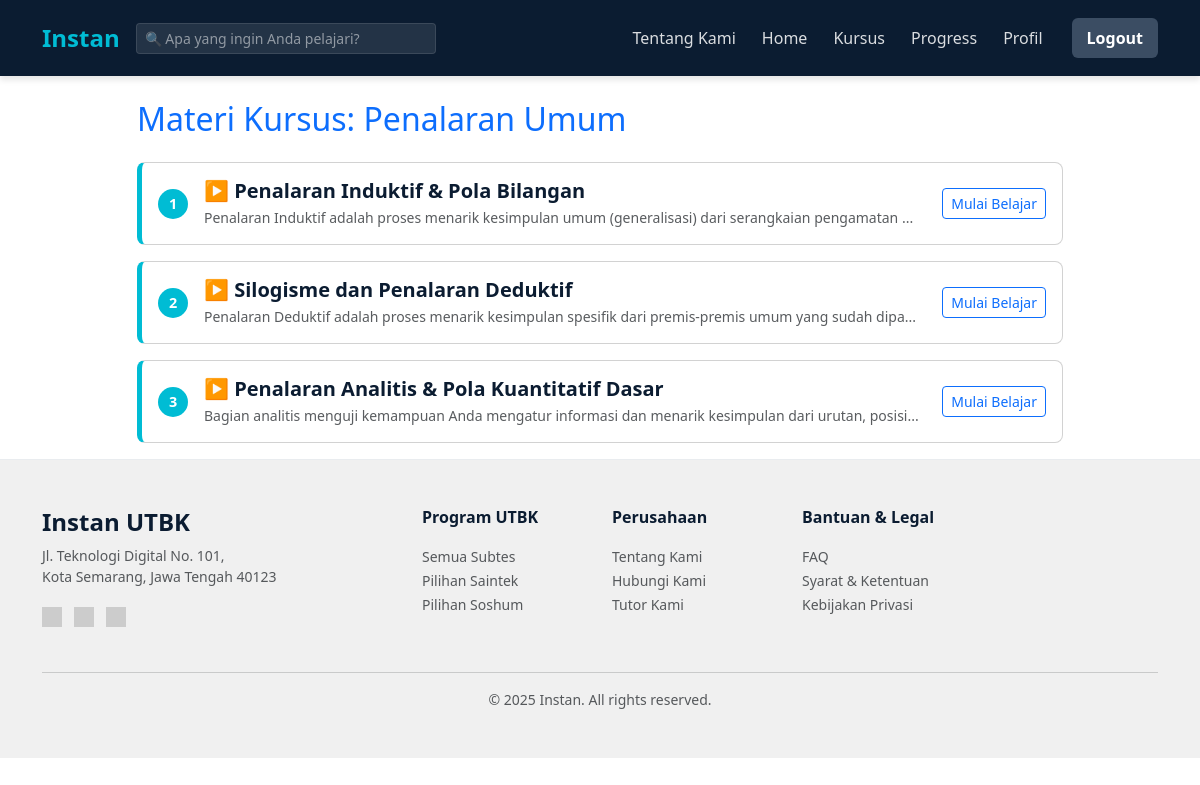
Page /public/materi.php?id=101 (signed in) on the committed database.
### tables this page shows
CREATE TABLE `kursus` (
  `id_kursus` bigint(20) NOT NULL,
  `id_tutor` bigint(20) NOT NULL,
  `nama_kursus` varchar(255) NOT NULL,
  `deskripsi` text NOT NULL,
  `kategori` varchar(100) NOT NULL,
  `tingkat` enum('pemula','menengah','lanjutan') NOT NULL
);

CREATE TABLE `materi` (
  `id_materi` bigint(20) NOT NULL,
  `id_kursus` bigint(20) NOT NULL,
  `judul_materi` varchar(255) NOT NULL,
  `deskripsi` text DEFAULT NULL,
  `link_video` varchar(255) DEFAULT NULL
);

### models/Materi.php (called while the page is built, shortened)
<?php
class Materi {
    private $conn;
    private $table_name = "materi";
    public function __construct($db){
        $this->conn = $db;
    }
    public function getByKursus($id_kursus){
        $sql = "SELECT * FROM " . $this->table_name . " WHERE id_kursus=?";
        $stmt = $this->conn->prepare($sql);
        $stmt->bind_param("i", $id_kursus);
        $stmt->execute();
        return $stmt->get_result();
    }
}

### public/materi.php (the view, shortened to what this page needs)
<?php
require_once __DIR__ . '/../config/database.php';
require_once __DIR__ . '/../models/Materi.php';
global $conn;
$materi_model = new Materi($conn);
$id_kursus = isset($_GET['id']) ? (int)$_GET['id'] : 0;
$materi_list = $materi_model->getByKursus($id_kursus);
$stmt_kursus = $conn->prepare("SELECT nama_kursus FROM kursus WHERE id_kursus = ?");
$stmt_kursus->bind_param("i", $id_kursus);
$stmt_kursus->execute();
$nama_kursus = $stmt_kursus->get_result()->fetch_assoc()['nama_kursus'] ?? 'Materi Kursus';
include __DIR__ . '/../includes/header.php';
?>
<div class="row">
    <div class="col-lg-10 offset-lg-1">
        <h2 class="mb-4 text-primary">Materi Kursus: <?= htmlspecialchars($nama_kursus); ?></h2>
        <?php
        if ($materi_list->num_rows === 0): ?>
            <div class="alert alert-warning">
                Belum ada materi yang ditambahkan untuk kursus ini.
            </div>
        <?php
        else:
            $counter = 1;
            while($m = $materi_list->fetch_assoc()):
                $status_icon = '▶️';
        ?>
            <div class="card mb-3 materi-card">
                <div class="card-body d-flex align-items-center">
                    <div class="materi-index me-3"><?= $counter++; ?></div>
                    <div class="flex-grow-1">
                        <h5 class="materi-title mb-1">
                            <?= $status_icon; ?> <?= htmlspecialchars($m['judul_materi']); ?>
                        </h5>
                        <p class="text-muted small mb-0"><?= htmlspecialchars(substr($m['deskripsi'], 0, 100)); ?>...</p>
                    </div>
                    <a href="materi_detail.php?id=<?= $m['id_materi']; ?>" class="btn btn-sm btn-outline-primary ms-3">
                        Mulai Belajar
                    </a>
                </div>
            </div>
        <?php
            endwhile;
        endif;
        ?>
    </div>
</div>
<?php include __DIR__ . '/../includes/footer.php'; ?>

### includes/header.php (shortened to what this page needs)
<?php
$public_path = '/project-SBD/public/';
$pages_path = '/project-SBD/pages/';
$current_page = basename($_SERVER['PHP_SELF']);
if ($current_page == 'about.php') {
    $active_nav = 'about';
} else {
    $active_nav = str_replace('.php', '', $current_page);
}
?>
<!doctype html>
<html lang="id">
<head>
    <link href="https://cdn.jsdelivr.net/npm/bootstrap@5.3.3/dist/css/bootstrap.min.css" rel="stylesheet">
    <link rel="stylesheet" href="https://cdnjs.cloudflare.com/ajax/libs/font-awesome/6.0.0-beta3/css/all.min.css">
</head>
<body>
<nav class="navbar navbar-expand-lg navbar-custom">
    <div class="container">
        <a class="navbar-brand" href="<?= $public_path ?>index.php">Instan</a>
        <div class="d-none d-lg-block search-bar-mock">
            <input type="text" class="form-control form-control-sm" placeholder="🔍 Apa yang ingin Anda pelajari?">
        </div>
        <div class="collapse navbar-collapse" id="navbarNav">
            <ul class="navbar-nav ms-auto align-items-center">
                <?php if(isset($_SESSION['id_siswa'])): ?>
                    <li class="nav-item <?= ($active_nav == 'about' ? 'nav-active' : ''); ?>">
                        <a class="nav-link" href="<?= $pages_path ?>about.php">Tentang Kami</a>
                    </li>
                    <li class="nav-item <?= ($active_nav == 'index' ? 'nav-active' : ''); ?>">
                        <a class="nav-link" href="<?= $public_path ?>index.php">Home</a>
                    </li>
                    <li class="nav-item <?= ($active_nav == 'kursus' ? 'nav-active' : ''); ?>">
                        <a class="nav-link" href="<?= $public_path ?>kursus.php">Kursus</a>
                    </li>
                    <li class="nav-item <?= ($active_nav == 'progress' ? 'nav-active' : ''); ?>">
                        <a class="nav-link" href="<?= $public_path ?>progress.php">Progress</a>
                    </li>
                    <li class="nav-item <?= ($active_nav == 'profil' ? 'nav-active' : ''); ?>">
                        <a class="nav-link" href="<?= $public_path ?>profil.php">Profil</a>
                    </li>
                    <li class="nav-item ms-lg-3">
                        <a class="btn btn-custom-fill" href="<?= $public_path ?>logout.php">Logout</a>
                    </li>
                <?php endif; ?>
            </ul>
        </div>
    </div>
</nav>
<div class="container mt-4">

### includes/footer.php (shortened to what this page needs)
</div>
<footer class="footer mt-auto py-5" style="background-color: var(--dicoding-soft, #f0f0f0); border-top: 1px solid #e9ecef;">
    <div class="container">
        <div class="row">
            <div class="col-md-4 mb-4">
                <h4 style="color: var(--dicoding-dark, #0b1c31); font-weight: 700;">Instan UTBK</h4>
                <p class="small text-muted">
                    Jl. Teknologi Digital No. 101,<br>
                    Kota Semarang, Jawa Tengah 40123
                </p>
                <div class="mt-3">
                    <a href="#" class="text-muted me-2"><img src="https://placehold.co/20x20/cccccc/0b1c31?text=IG" alt="Instagram"></a>
                    <a href="#" class="text-muted me-2"><img src="https://placehold.co/20x20/cccccc/0b1c31?text=TW" alt="Twitter"></a>
                    <a href="#" class="text-muted me-2"><img src="https://placehold.co/20x20/cccccc/0b1c31?text=FB" alt="Facebook"></a>
                </div>
            </div>
            <div class="col-md-2 col-6 mb-4">
                <h6 class="fw-bold mb-3" style="color: var(--dicoding-dark, #0b1c31);">Program UTBK</h6>
                <ul class="list-unstyled">
                    <li><a href="/project-SBD/public/kursus.php" class="text-muted small text-decoration-none">Semua Subtes</a></li>
                    <li><a href="#" class="text-muted small text-decoration-none">Pilihan Saintek</a></li>
                    <li><a href="#" class="text-muted small text-decoration-none">Pilihan Soshum</a></li>
                </ul>
            </div>
            <div class="col-md-2 col-6 mb-4">
                <h6 class="fw-bold mb-3" style="color: var(--dicoding-dark, #0b1c31);">Perusahaan</h6>
                <ul class="list-unstyled">
                    <li><a href="/project-SBD/pages/about.php" class="text-muted small text-decoration-none">Tentang Kami</a></li>
                    <li><a href="#" class="text-muted small text-decoration-none">Hubungi Kami</a></li>
                    <li><a href="#" class="text-muted small text-decoration-none">Tutor Kami</a></li>
                </ul>
            </div>
            <div class="col-md-4 mb-4">
                <h6 class="fw-bold mb-3" style="color: var(--dicoding-dark, #0b1c31);">Bantuan & Legal</h6>
                <ul class="list-unstyled">
                    <li><a href="#" class="text-muted small text-decoration-none">FAQ</a></li>
                    <li><a href="#" class="text-muted small text-decoration-none">Syarat & Ketentuan</a></li>
                    <li><a href="#" class="text-muted small text-decoration-none">Kebijakan Privasi</a></li>
                </ul>
            </div>
        </div>
        <hr class="text-muted">
        <div class="row">
            <div class="col-12 text-center text-muted small">
                © <?= date("Y"); ?> Instan. All rights reserved.
            </div>
        </div>
    </div>
</footer>
</body>
</html>

### includes/header.php (style rules this page uses)
:root { --dicoding-dark: #0b1c31; --dicoding-accent: #00bcd4; }
.navbar-custom { background-color: var(--dicoding-dark); box-shadow: 0 4px 6px rgba(0, 0, 0, 0.1); padding-top: 15px; padding-bottom: 15px; }
.navbar-brand { font-weight: 700; color: var(--dicoding-accent) !important; font-size: 1.5rem; }
.nav-link { font-weight: 500; margin: 0 5px; color: rgba(255, 255, 255, 0.85) !important; transition: color 0.3s; }
.btn-custom-fill { background-color: #3b4d63; color: white; font-weight: 600; padding: 8px 15px; border: none; }
.search-bar-mock { width: 300px; margin-right: 20px; }
.search-bar-mock input { border-radius: 4px; border: 1px solid rgba(255, 255, 255, 0.2); background-color: rgba(255, 255, 255, 0.1); color: white; }
.search-bar-mock input::placeholder { color: rgba(255, 255, 255, 0.5); }

### public/materi.php (style rules this page uses)
.materi-card { border-left: 5px solid var(--dicoding-accent, #00bcd4); border-radius: 8px; transition: all 0.3s ease; }
.materi-title { color: var(--dicoding-dark, #0b1c31); font-weight: 600; }
.materi-index { background-color: var(--dicoding-accent, #00bcd4); color: white; border-radius: 50%; width: 30px; height: 30px; display: flex; align-items: center; justify-content: center; font-weight: 700; font-size: 0.9rem; }

### rows in the picture
kursus: nama_kursus "Penalaran Umum"
materi: status_icon "▶️", judul_materi "Penalaran Induktif & Pola Bilangan", deskripsi "Penalaran Induktif adalah proses menarik kesimpulan umum (generalisasi) dari serangkaian pengamatan"
materi: status_icon "▶️", judul_materi "Silogisme dan Penalaran Deduktif", deskripsi "Penalaran Deduktif adalah proses menarik kesimpulan spesifik dari premis-premis umum yang sudah dipa"
materi: status_icon "▶️", judul_materi "Penalaran Analitis & Pola Kuantitatif Dasar", deskripsi "Bagian analitis menguji kemampuan Anda mengatur informasi dan menarik kesimpulan dari urutan, posisi"
